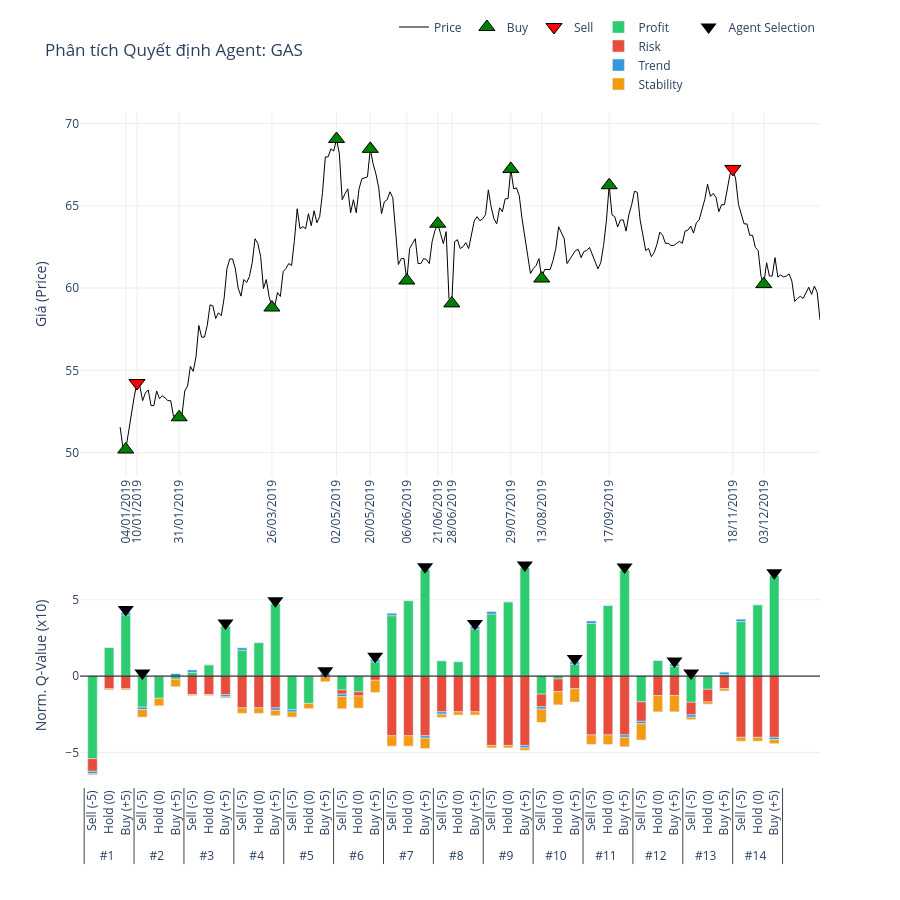

The code cell stored with this chart in its notebook:
### Code cell
# 2. Gọi hàm vẽ (Truyền đúng tên biến vào)
plot_agent_reasoning_minimalist(
    ticker='GAS',                    # Tên mã cổ phiếu hiển thị trên tiêu đề
    df_price=df_processed_test_GAS,  # Dữ liệu giá
    actions=actions_GAS,             # Hành động thực tế
    q_history=q_values_history_GAS,      # Lịch sử Q-value (Input quan trọng)
    critical_indices=index_list_GAS,     # Danh sách các điểm cần vẽ
    scale=10                       # Thang đo hiển thị (để cột cao khoảng 50 đơn vị cho đẹp)
)

### Figure 1 — Plotly figure (JSON) as saved in the notebook; plotly's stock layout.template omitted (floating-point values rounded to 4 significant figures; data arrays with more than 128 entries replaced by an {"elided": "..."} marker saying what was removed)
{"data": [{"hoverinfo": "x+y", "line": {"color": "black", "width": 1}, "mode": "lines", "name": "Price", "type": "scatter", "x": {"elided": "250 str values"}, "xaxis": "x", "y": {"elided": "250 float values"}, "yaxis": "y"}, {"marker": {"color": "green", "line": {"color": "black", "width": 1}, "size": 14, "symbol": "triangle-up"}, "mode": "markers", "name": "Buy", "type": "scatter", "x": ["04/01/2019", "31/01/2019", "26/03/2019", "02/05/2019", "20/05/2019", "06/06/2019", "21/06/2019", "28/06/2019", "29/07/2019", "13/08/2019", "17/09/2019", "03/12/2019"], "xaxis": "x", "y": [50.19, 52.15, 58.82, 69.06, 68.46, 60.46, 63.91, 59.07, 67.24, 60.58, 66.25, 60.24], "yaxis": "y"}, {"marker": {"color": "red", "line": {"color": "black", "width": 1}, "size": 14, "symbol": "triangle-down"}, "mode": "markers", "name": "Sell", "type": "scatter", "x": ["10/01/2019", "18/11/2019"], "xaxis": "x", "y": [54.23, 67.24], "yaxis": "y"}, {"marker": {"color": "#f1c40f", "line": {"color": "black", "width": 1}, "size": 10, "symbol": "circle"}, "mode": "markers", "name": "Hold", "type": "scatter", "x": [], "xaxis": "x", "y": [], "yaxis": "y"}, {"legendgroup": "comp", "marker": {"color": "#2ecc71"}, "name": "Profit", "type": "bar", "x": [["#1", "#1", "#1", "#2", "#2", "#2", "#3", "#3", "#3", "#4", "#4", "#4", "#5", "#5", "#5", "#6", "#6", "#6", "#7", "#7", "#7", "#8", "#8", "#8", "#9", "#9", "#9", "#10", "#10", "#10", "#11", "#11", "#11", "#12", "#12", "#12", "#13", "#13", "#13", "#14", "#14", "#14"], ["Sell (-5)", "Hold (0)", "Buy (+5)", "Sell (-5)", "Hold (0)", "Buy (+5)", "Sell (-5)", "Hold (0)", "Buy (+5)", "Sell (-5)", "Hold (0)", "Buy (+5)", "Sell (-5)", "Hold (0)", "Buy (+5)", "Sell (-5)", "Hold (0)", "Buy (+5)", "Sell (-5)", "Hold (0)", "Buy (+5)", "Sell (-5)", "Hold (0)", "Buy (+5)", "Sell (-5)", "Hold (0)", "Buy (+5)", "Sell (-5)", "Hold (0)", "Buy (+5)", "Sell (-5)", "Hold (0)", "Buy (+5)", "Sell (-5)", "Hold (0)", "Buy (+5)", "Sell (-5)", "Hold (0)", "Buy (+5)", "Sell (-5)", "Hold (0)", "Buy (+5)"]], "xaxis": "x2", "y": [-5.409, 1.877, 4.011, -2.036, -1.453, -0.2021, 0.2424, 0.7417, 3.284, 1.695, 2.193, 4.741, -2.196, -1.791, -0.03384, -0.9119, -1.029, 0.9413, 3.957, 4.947, 6.969, 0.9962, 0.9474, 3.081, 4.068, 4.866, 7.084, -1.181, -0.1886, 0.788, 3.453, 4.625, 6.939, -1.687, 1.024, 0.6322, -1.715, -0.8664, 0.0974, 3.571, 4.674, 6.574], "yaxis": "y2"}, {"legendgroup": "comp", "marker": {"color": "#e74c3c"}, "name": "Risk", "type": "bar", "x": [["#1", "#1", "#1", "#2", "#2", "#2", "#3", "#3", "#3", "#4", "#4", "#4", "#5", "#5", "#5", "#6", "#6", "#6", "#7", "#7", "#7", "#8", "#8", "#8", "#9", "#9", "#9", "#10", "#10", "#10", "#11", "#11", "#11", "#12", "#12", "#12", "#13", "#13", "#13", "#14", "#14", "#14"], ["Sell (-5)", "Hold (0)", "Buy (+5)", "Sell (-5)", "Hold (0)", "Buy (+5)", "Sell (-5)", "Hold (0)", "Buy (+5)", "Sell (-5)", "Hold (0)", "Buy (+5)", "Sell (-5)", "Hold (0)", "Buy (+5)", "Sell (-5)", "Hold (0)", "Buy (+5)", "Sell (-5)", "Hold (0)", "Buy (+5)", "Sell (-5)", "Hold (0)", "Buy (+5)", "Sell (-5)", "Hold (0)", "Buy (+5)", "Sell (-5)", "Hold (0)", "Buy (+5)", "Sell (-5)", "Hold (0)", "Buy (+5)", "Sell (-5)", "Hold (0)", "Buy (+5)", "Sell (-5)", "Hold (0)", "Buy (+5)", "Sell (-5)", "Hold (0)", "Buy (+5)"]], "xaxis": "x2", "y": [-0.8287, -0.8287, -0.8287, 0, 0, 0, -1.205, -1.205, -1.205, -2.084, -2.084, -2.084, 0, 0, 0, -0.2729, -0.2729, -0.2729, -3.911, -3.911, -3.911, -2.342, -2.342, -2.342, -4.544, -4.544, -4.544, -0.8278, -0.8278, -0.8278, -3.857, -3.857, -3.857, -1.278, -1.278, -1.278, -0.8278, -0.8278, -0.8278, -4.011, -4.011, -4.011], "yaxis": "y2"}, {"legendgroup": "comp", "marker": {"color": "#3498db"}, "name": "Trend", "type": "bar", "x": [["#1", "#1", "#1", "#2", "#2", "#2", "#3", "#3", "#3", "#4", "#4", "#4", "#5", "#5", "#5", "#6", "#6", "#6", "#7", "#7", "#7", "#8", "#8", "#8", "#9", "#9", "#9", "#10", "#10", "#10", "#11", "#11", "#11", "#12", "#12", "#12", "#13", "#13", "#13", "#14", "#14", "#14"], ["Sell (-5)", "Hold (0)", "Buy (+5)", "Sell (-5)", "Hold (0)", "Buy (+5)", "Sell (-5)", "Hold (0)", "Buy (+5)", "Sell (-5)", "Hold (0)", "Buy (+5)", "Sell (-5)", "Hold (0)", "Buy (+5)", "Sell (-5)", "Hold (0)", "Buy (+5)", "Sell (-5)", "Hold (0)", "Buy (+5)", "Sell (-5)", "Hold (0)", "Buy (+5)", "Sell (-5)", "Hold (0)", "Buy (+5)", "Sell (-5)", "Hold (0)", "Buy (+5)", "Sell (-5)", "Hold (0)", "Buy (+5)", "Sell (-5)", "Hold (0)", "Buy (+5)", "Sell (-5)", "Hold (0)", "Buy (+5)", "Sell (-5)", "Hold (0)", "Buy (+5)"]], "xaxis": "x2", "y": [-0.157, 0, 0.157, -0.157, 0, 0.157, 0.157, 0, -0.157, 0.157, 0, -0.157, -0.157, 0, 0.157, -0.157, 0, 0.157, 0.157, 0, -0.157, -0.157, 0, 0.157, 0.157, 0, -0.157, -0.157, 0, 0.157, 0.157, 0, -0.157, -0.157, 0, 0.157, -0.157, 0, 0.157, 0.157, 0, -0.157], "yaxis": "y2"}, {"legendgroup": "comp", "marker": {"color": "#f39c12"}, "name": "Stability", "type": "bar", "x": [["#1", "#1", "#1", "#2", "#2", "#2", "#3", "#3", "#3", "#4", "#4", "#4", "#5", "#5", "#5", "#6", "#6", "#6", "#7", "#7", "#7", "#8", "#8", "#8", "#9", "#9", "#9", "#10", "#10", "#10", "#11", "#11", "#11", "#12", "#12", "#12", "#13", "#13", "#13", "#14", "#14", "#14"], ["Sell (-5)", "Hold (0)", "Buy (+5)", "Sell (-5)", "Hold (0)", "Buy (+5)", "Sell (-5)", "Hold (0)", "Buy (+5)", "Sell (-5)", "Hold (0)", "Buy (+5)", "Sell (-5)", "Hold (0)", "Buy (+5)", "Sell (-5)", "Hold (0)", "Buy (+5)", "Sell (-5)", "Hold (0)", "Buy (+5)", "Sell (-5)", "Hold (0)", "Buy (+5)", "Sell (-5)", "Hold (0)", "Buy (+5)", "Sell (-5)", "Hold (0)", "Buy (+5)", "Sell (-5)", "Hold (0)", "Buy (+5)", "Sell (-5)", "Hold (0)", "Buy (+5)", "Sell (-5)", "Hold (0)", "Buy (+5)", "Sell (-5)", "Hold (0)", "Buy (+5)"]], "xaxis": "x2", "y": [-0.07492, -0.07492, -0.07492, -0.4942, -0.4942, -0.4942, -0.07211, -0.07211, -0.07211, -0.3537, -0.3537, -0.3537, -0.3356, -0.3356, -0.3356, -0.7998, -0.7998, -0.7998, -0.6761, -0.6761, -0.6761, -0.2078, -0.2078, -0.2078, -0.1587, -0.1587, -0.1587, -0.8689, -0.8689, -0.8689, -0.6151, -0.6151, -0.6151, -1.064, -1.064, -1.064, -0.1455, -0.1455, -0.1455, -0.2534, -0.2534, -0.2534], "yaxis": "y2"}, {"marker": {"color": "black", "size": 14, "symbol": "triangle-down"}, "mode": "markers", "name": "Agent Selection", "showlegend": true, "type": "scatter", "x": [["#1", "#2", "#3", "#4", "#5", "#6", "#7", "#8", "#9", "#10", "#11", "#12", "#13", "#14"], ["Buy (+5)", "Sell (-5)", "Buy (+5)", "Buy (+5)", "Buy (+5)", "Buy (+5)", "Buy (+5)", "Buy (+5)", "Buy (+5)", "Buy (+5)", "Buy (+5)", "Buy (+5)", "Sell (-5)", "Buy (+5)"]], "xaxis": "x2", "y": [4.368, 0.2, 3.484, 4.941, 0.357, 1.298, 7.169, 3.438, 7.284, 1.145, 7.139, 0.9893, 0.2, 6.774], "yaxis": "y2"}], "layout": {"bargap": 0.4, "bargroupgap": 0.05, "barmode": "relative", "height": 900, "legend": {"orientation": "h", "x": 1, "xanchor": "right", "y": 1.02, "yanchor": "bottom"}, "plot_bgcolor": "white", "shapes": [{"line": {"color": "black", "dash": "solid", "width": 1}, "type": "line", "x0": 0, "x1": 1, "xref": "x2 domain", "y0": 0, "y1": 0, "yref": "y2"}], "showlegend": true, "title": {"text": "Phân tích Quyết định Agent: GAS"}, "xaxis": {"anchor": "y", "domain": [0, 1], "gridcolor": "#eee", "rangeslider": {"visible": false}, "showgrid": true, "tickangle": -90, "tickmode": "array", "ticktext": ["04/01/2019", "10/01/2019", "31/01/2019", "26/03/2019", "02/05/2019", "20/05/2019", "06/06/2019", "21/06/2019", "28/06/2019", "29/07/2019", "13/08/2019", "17/09/2019", "18/11/2019", "03/12/2019"], "tickvals": ["04/01/2019", "10/01/2019", "31/01/2019", "26/03/2019", "02/05/2019", "20/05/2019", "06/06/2019", "21/06/2019", "28/06/2019", "29/07/2019", "13/08/2019", "17/09/2019", "18/11/2019", "03/12/2019"]}, "xaxis2": {"anchor": "y2", "domain": [0, 1], "showticklabels": true, "tickangle": -90, "title": {"text": ""}, "type": "multicategory"}, "yaxis": {"anchor": "x", "domain": [0.46, 1], "gridcolor": "#eee", "showgrid": true, "title": {"text": "Giá (Price)"}}, "yaxis2": {"anchor": "x2", "domain": [0, 0.36], "gridcolor": "#eee", "showgrid": true, "title": {"text": "Norm. Q-Value (x10)"}}}}
